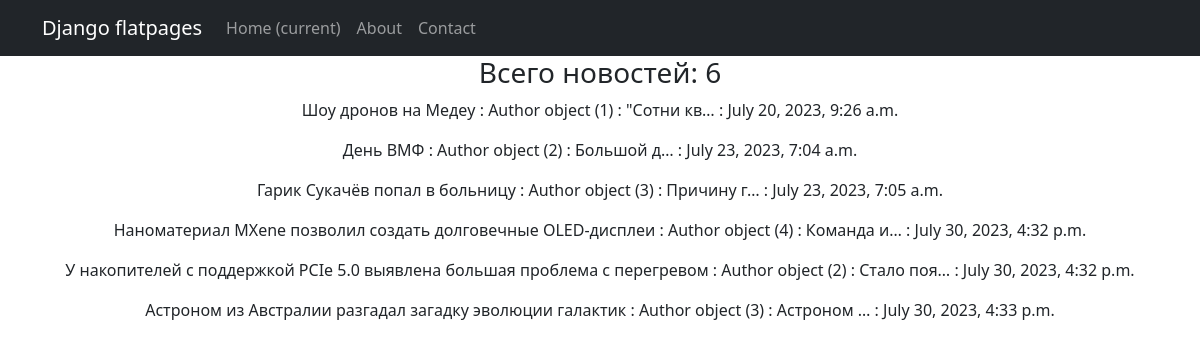
Page /news/ on the committed database.
### news/models.py (models this page shows, shortened)
class Post(models.Model):
    author = models.ForeignKey(Author, on_delete=models.CASCADE)
    NEWS= 'NW'
    ARTICLE= 'AR'
    CATEGORY_CHOICES = (
        (NEWS, 'Новость'),
        (ARTICLE, 'Статья'),
    )
    categoryType = models.CharField(max_length= 2, choices=CATEGORY_CHOICES, default=NEWS)
    dateCreation = models.DateTimeField(auto_now_add=True)
    postCategory = models.ManyToManyField(Category, through='PostCategory')
    title = models.CharField(max_length=128)
    text =  models.TextField()
    rating = models.SmallIntegerField(default=0)

class Author(models.Model):
    authorUser = models.OneToOneField(User, on_delete=models.CASCADE)
    ratingAuthor = models.SmallIntegerField(default=0)

### news/views.py (the view)
class PostList(ListView):
    model= Post
    ordering= 'dateCreation'
    template_name = 'flatpages/post.html'
    context_object_name= 'posts'
    paginate_by = 6
    def get_queryset(self):
       queryset = super().get_queryset()
       self.filterset = PostFilter(self.request.GET, queryset)
       return self.filterset.qs
    def get_context_data(self, **kwargs):
        context = super().get_context_data()
        context['filterset'] = self.filterset
        context['time_now'] = datetime.utcnow()
        return context

### news/templatetags/custom_filters.py (called while the page is built)
@register.filter()
def censor(sentence):
    text = sentence.split()
    for i, word in enumerate(text):
        if word in blacklist:
            text[i] = word[0] + '***'
    return ' '.join(text)

### templates/flatpages/post.html (shortened to what this page needs)
{% extends 'flatpages/default.html' %}
{% load custom_filters %}!
{% block content %}
<h3>Всего новостей: {{ posts|length }}</h3>
        {% for post in posts %}
        <p>{{post.title|censor }} : {{post.author}} : {{post.text| truncatechars:10}} : {{post.dateCreation}} </p>
        {% endfor %}
{% endblock content %}

### rows in the picture
Post: title|censor "Шоу дронов на Медеу", author "Author object (1)", text "\"Сотни кв…", dateCreation "July 20, 2023, 9:26 a.m."
Post: title|censor "День ВМФ", author "Author object (2)", text "Большой д…", dateCreation "July 23, 2023, 7:04 a.m."
Post: title|censor "Гарик Сукачёв попал в больницу", author "Author object (3)", text "Причину г…", dateCreation "July 23, 2023, 7:05 a.m."
Post: title|censor "Наноматериал MXene позволил создать долговечные OLED-дисплеи", author "Author object (4)", text "Команда и…", dateCreation "July 30, 2023, 4:32 p.m."
Post: title|censor "У накопителей с поддержкой PCIe 5.0 выявлена большая проблема с перегревом", author "Author object (2)", text "Стало поя…", dateCreation "July 30, 2023, 4:32 p.m."
Post: title|censor "Астроном из Австралии разгадал загадку эволюции галактик", author "Author object (3)", text "Астроном …", dateCreation "July 30, 2023, 4:33 p.m."

### other values in the picture
{{ posts|length }} "6"
